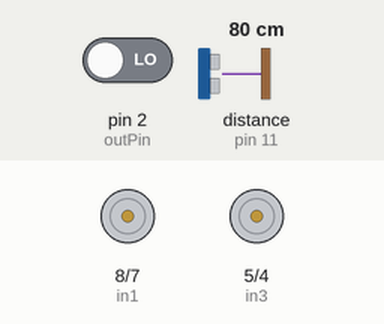
This sketch was run on a simulated Arduino Uno, built with avr-gcc and run on an emulated ATmega328P. Parts: motor-driver pin pairs drawn as motors (green arrow = first pin HIGH = forward, orange = second pin HIGH = backward, longer = more drive, scaled by the enable pin). Wiring (inferred from the names in the program): ultrasonic range finder: trigger pin 13; echo pin 11. The inputs (shaded band) are chosen by the test bench; at power-on: pin 2 (outPin) LOW, distance to the obstacle (sensor on pin 11) 80 cm. The echo pulse lasts 58.3 µs per cm; what the sketch prints to the serial monitor is not drawn.

Above: at 1.2 s.
Timing chart, 0 to 5.1 s (numbered marks = the images above):
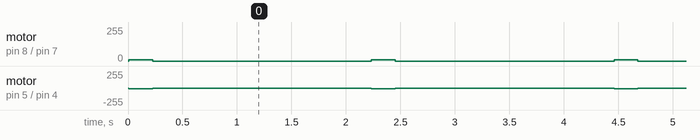

The sketch:

Maze-90-Degrees.ino
```cpp
int outPin = 2; // IR sensor

//ultrasonic
int trigPin = 13; // 'trig' pin defintion
int echoPin = 11; // 'echo' pin definition
double pingTime; // variable to hold
double DIST_SCALE = 108.5767;// **MODIFY TO YOUR OWN**
double SPEED_OF_SOUND = 331.0; // Approx. speed of sound
double convert = 1000000.0; // factor to scale pingTime

//right wheel
int enA = 9;
int in1 = 8;
int in2 = 7;

//left wheel
int enb = 3;
int in3 = 5;
int in4 = 4;


int speed = 200;
int turnSpeed = 10;
int turnCounter = 0;
bool pastMaze = false;

void setup() {
  Serial.begin(9600);
  pinMode(outPin, INPUT);

  pinMode(trigPin, OUTPUT);
  pinMode(echoPin, INPUT);

  pinMode(enA, OUTPUT);
  pinMode(in1, OUTPUT);
  pinMode(in2, OUTPUT);
  pinMode(enb, OUTPUT);
  pinMode(in3, OUTPUT);
  pinMode(in4, OUTPUT);
  Serial.println("Done setup");
}

void turnLeft(){
  // right backward
  digitalWrite(in1, HIGH);
  digitalWrite(in2, LOW);
  // set speed to 200 out of possible range 0~255
  analogWrite(enA, turnSpeed);

  //left forward
  digitalWrite(in3, LOW);
  digitalWrite(in4, HIGH);
  analogWrite(enb, turnSpeed);
}

void turnRight(){
  // right forward
  digitalWrite(in1, LOW);
  digitalWrite(in2, HIGH);
  // set speed to 200 out of possible range 0~255
  analogWrite(enA, turnSpeed);

  //left backward
  digitalWrite(in3, HIGH);
  digitalWrite(in4, LOW);
  analogWrite(enb, turnSpeed);

  delay(2000);
}

void forward(){
  // right forward
  digitalWrite(in1, LOW);
  digitalWrite(in2, HIGH);
  // set speed to 200 out of possible range 0~255
  analogWrite(enA, speed);

  //left forward
  digitalWrite(in3, LOW);
  digitalWrite(in4, HIGH);
  // set speed to 200 out of possible range 0~255
  analogWrite(enb, speed);
}

void backward(){
  // right backward
  digitalWrite(in1, HIGH);
  digitalWrite(in2, LOW);
  // set speed to 200 out of possible range 0~255
  analogWrite(enA, speed);

  //left backward
  digitalWrite(in3, HIGH);
  digitalWrite(in4, LOW);
  // set speed to 200 out of possible range 0~255
  analogWrite(enb, speed);
}

void stop() {
  digitalWrite(in1, LOW);
  digitalWrite(in2, LOW);
  digitalWrite(in3, LOW);
  digitalWrite(in4, LOW);
}

void loop() {
  int out = digitalRead(outPin); // 1 for black, 0 for white;

  digitalWrite(trigPin, LOW); // Set pin to low before pulse
  delayMicroseconds(2000);
  digitalWrite(trigPin, HIGH); // Send ping
  delayMicroseconds(10);
  digitalWrite(trigPin, LOW); // Set pin to low again
  pingTime = pulseIn(echoPin, HIGH); // Receive the echo from the pulse
  double dist = DIST_SCALE*0.5*(SPEED_OF_SOUND*(pingTime/convert)); // Convert to distance

  turnLeft();
  delay(219);
  stop();
  delay(2000);

  /*if (dist < 5){
      if (turnCounter%2 == 0){
        turnRight();
      }
      else{
        turnLeft();
      }

      turnCounter += 1;
      if (turnCounter == 4){
        pastMaze = true;
        forward();
        delay(3000);
      }
    }
    else{
      forward();
    }
  }

  stop(); */

}

//system.out.println("Hello World");
```

Measured:
- by itself, motor on pin 8 (in1) / pin 7 (in2): alternates forward 10/255 for 0.22 s and stopped for 2.0 s
- by itself, motor on pin 5 (in3) / pin 4 (in4): alternates backward 10/255 for 0.22 s and stopped for 2.0 s
